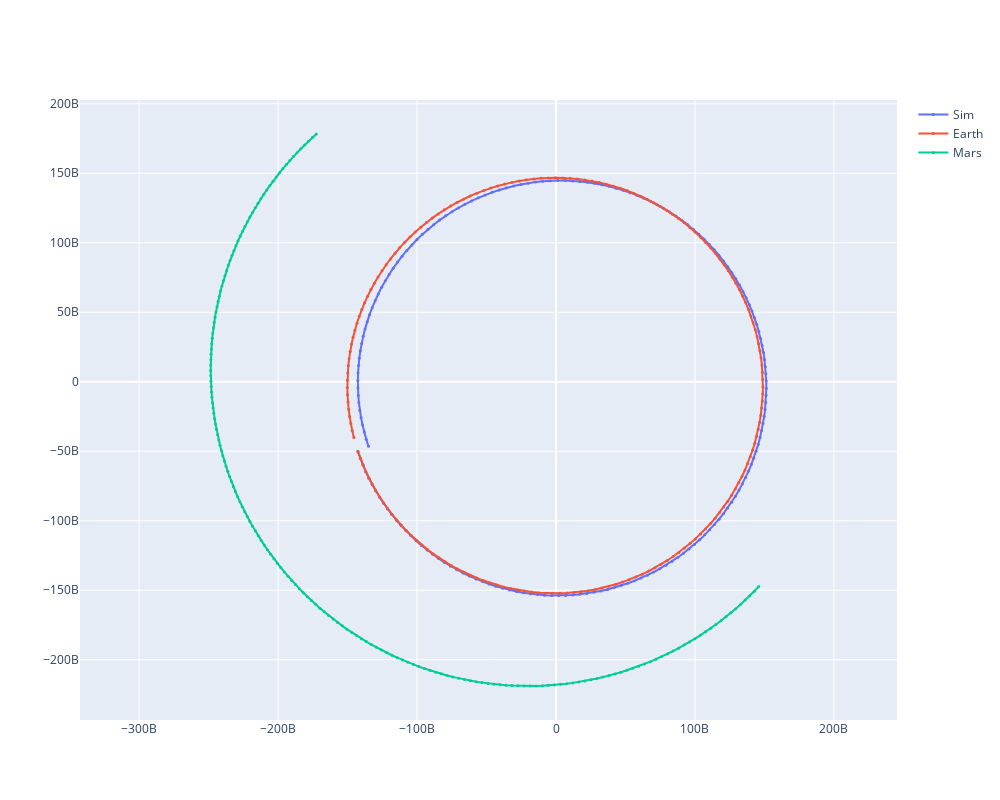

Source (notebook cell):
### Code cell
# Plot in 2D
fig = go.Figure()

fig.add_trace(go.Scatter(
    x=soln_earth_sun.y[0, :],
    y=soln_earth_sun.y[1, :],
    name="Sim",
    mode="lines+markers",
    marker={"size": 3}
))

fig.add_trace(go.Scatter(
    x=bodies_pos[1, :, 0],
    y=bodies_pos[1, :, 1],
    name="Earth",
    mode="lines+markers",
    marker={"size": 3}
))

fig.add_trace(go.Scatter(
    x=bodies_pos[2, :, 0],
    y=bodies_pos[2, :, 1],
    name="Mars",
    mode="lines+markers",
    marker={"size": 3}
))

fig.update_layout(yaxis=dict(scaleanchor="x", scaleratio=1), width=1000, height=800)
fig.show()

### Figure 1 — Plotly figure (JSON) as saved in the notebook; plotly's stock layout.template omitted (floating-point values rounded to 4 significant figures; data arrays with more than 128 entries replaced by an {"elided": "..."} marker saying what was removed)
{"data": [{"marker": {"size": 3}, "mode": "lines+markers", "name": "Sim", "type": "scatter", "x": {"elided": "180 float values"}, "y": {"elided": "180 float values"}}, {"marker": {"size": 3}, "mode": "lines+markers", "name": "Earth", "type": "scatter", "x": {"elided": "180 float values"}, "y": {"elided": "180 float values"}}, {"marker": {"size": 3}, "mode": "lines+markers", "name": "Mars", "type": "scatter", "x": {"elided": "180 float values"}, "y": {"elided": "180 float values"}}], "layout": {"height": 800, "width": 1000, "xaxis": {"autorange": true, "domain": [0, 1], "range": [-341400000000.0, 244300000000.0], "type": "linear"}, "yaxis": {"autorange": true, "domain": [0, 1], "range": [-243400000000.0, 202700000000.0], "scaleanchor": "x", "scaleratio": 1, "type": "linear"}}}
